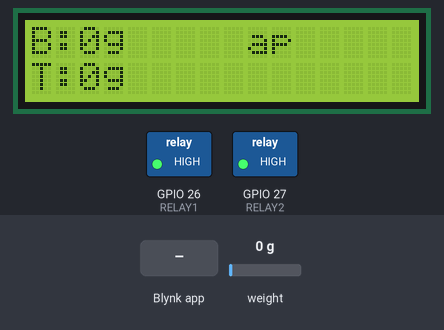
Bench run of a sketch on a simulated ESP32. Shown: 16×2 character LCD, switched loads named in the sketch (green lamp = pin HIGH). Inputs (shaded band) come from the test bench; at power-on: weight on the scale 0 g. WiFi joins after 1.5 s; servers stay silent unless stated; what the sketch prints to the serial monitor is not drawn.

Above: at 5.9 s.
6.0 s: Blynk app writes 1 to V7
At 8.2 s:
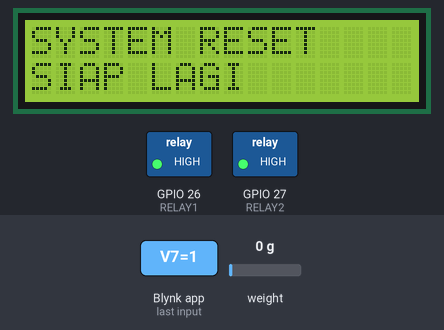
9.9 s: weight on the scale set to 100 g
At 11.4 s:
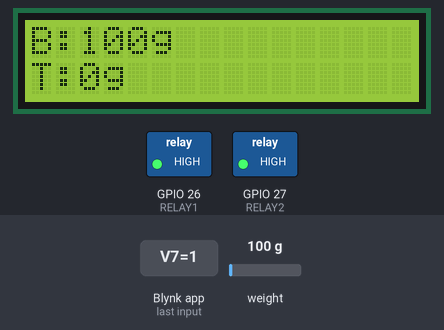
11.8 s: Blynk app writes 1 to V3
At 12.5 s:
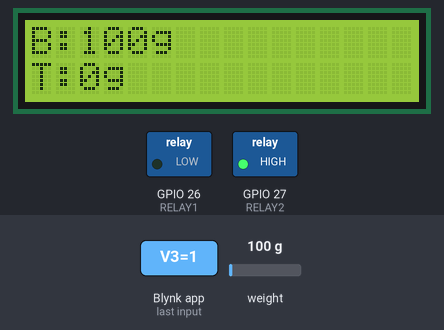
13.3 s: Blynk app writes 1 to V0
At 15.5 s:
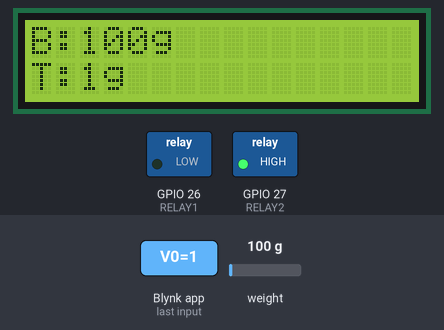
15.8 s: Blynk app writes 1 to V2
At 16.2 s:
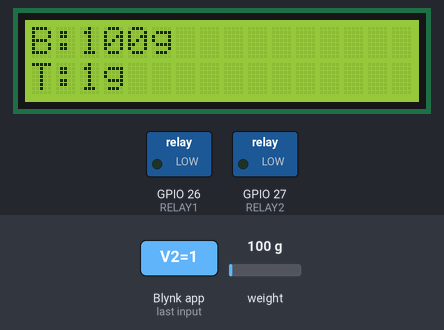
17.8 s: weight on the scale set to 1250 g
At 18.7 s:
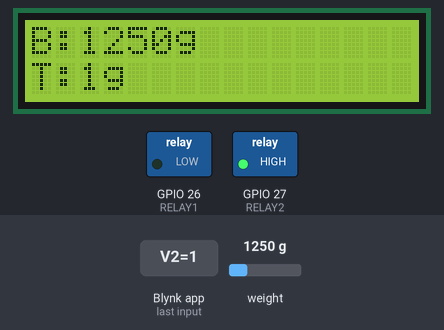
Timing chart, 0 to 20.8 s (numbered marks = the images above; inputs shaded):
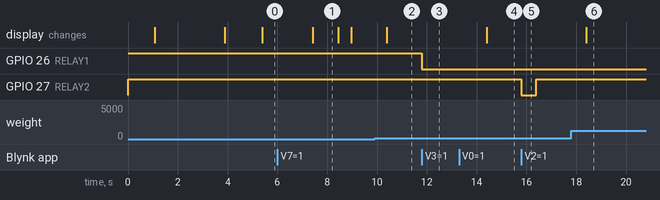

The sketch:

ESP32_Printer_Thermal_dan_Barcode_GM65.ino
```cpp
#include <WiFi.h>
#include <BlynkSimpleEsp32.h>
#include <HX711.h>
#include <Wire.h>
#include <LiquidCrystal_I2C.h>

// ======================================================
// BLYNK CONFIGURATION
// ======================================================
#define BLYNK_TEMPLATE_ID   "YOUR_TEMPLATE_ID"
#define BLYNK_TEMPLATE_NAME "YOUR_TEMPLATE_NAME"
#define BLYNK_AUTH_TOKEN    "YOUR_BLYNK_AUTH_TOKEN"

// ======================================================
// WIFI CONFIGURATION
// ======================================================
char ssid[] = "YOUR_WIFI_SSID";
char pass[] = "YOUR_WIFI_PASSWORD";

// ======================================================
// PIN CONFIGURATION
// ======================================================
#define DT_PIN    4
#define SCK_PIN   5

#define RELAY1    26      // Starter Motor
#define RELAY2    27      // Motor Pengisian

// ======================================================
// OBJECT
// ======================================================
HX711 scale;
LiquidCrystal_I2C lcd(0x27, 16, 2);
BlynkTimer timer;

// ======================================================
// GLOBAL VARIABLE
// ======================================================
float calibration_factor = 420.0;

float targetGram = 0;
float berat = 0;

bool mesinJalan = false;
bool prosesSelesai = false;
bool starterON = false;

// ======================================================
// MOTOR PENGISIAN
// ======================================================
void motorON()
{
    digitalWrite(RELAY2, LOW);
    Serial.println("Motor Pengisian ON");
}

void motorOFF()
{
    digitalWrite(RELAY2, HIGH);
    Serial.println("Motor Pengisian OFF");
}

// ======================================================
// STARTER MOTOR
// ======================================================
void starterONFunc()
{
    digitalWrite(RELAY1, LOW);
    starterON = true;

    Serial.println("Starter ON");
}

void starterOFFFunc()
{
    digitalWrite(RELAY1, HIGH);
    starterON = false;

    Serial.println("Starter OFF");
}

// ======================================================
// INPUT TARGET BERAT
// ======================================================
BLYNK_WRITE(V0)
{
    targetGram = param.asFloat();

    Serial.print("Target Gram : ");
    Serial.println(targetGram);
}

// ======================================================
// START / STOP MOTOR
// ======================================================
BLYNK_WRITE(V2)
{
    int val = param.asInt();

    Serial.print("V2 Start : ");
    Serial.println(val);

    if (val == 1 && targetGram > 0)
    {
        mesinJalan = true;
        prosesSelesai = false;

        motorON();
    }
    else
    {
        mesinJalan = false;
        motorOFF();
    }
}

// ======================================================
// STARTER MANUAL
// ======================================================
BLYNK_WRITE(V3)
{
    int val = param.asInt();

    if (val == 1)
    {
        starterONFunc();
    }
    else
    {
        starterOFFFunc();
    }
}

// ======================================================
// RESET SISTEM
// ======================================================
BLYNK_WRITE(V7)
{
    if (param.asInt() == 1)
    {
        Serial.println("RESET SISTEM");

        motorOFF();
        starterOFFFunc();

        targetGram = 0;
        berat = 0;
        mesinJalan = false;
        prosesSelesai = false;

        scale.tare();

        Blynk.virtualWrite(V0, 0);
        Blynk.virtualWrite(V1, 0);
        Blynk.virtualWrite(V2, 0);
        Blynk.virtualWrite(V3, 0);
        Blynk.virtualWrite(V4, 0);
        Blynk.virtualWrite(V5, 0);
        Blynk.virtualWrite(V6, 0);

        lcd.clear();
        lcd.setCursor(0, 0);
        lcd.print("SYSTEM RESET");

        lcd.setCursor(0, 1);
        lcd.print("SIAP LAGI");

        delay(1000);

        lcd.clear();
        lcd.setCursor(0, 0);
        lcd.print("Sistem Siap");

        Blynk.virtualWrite(V7, 0);

        Serial.println("Reset Selesai");
    }
}

// ======================================================
// KIRIM DATA KE BLYNK
// ======================================================
void kirimData()
{
    // Membaca Loadcell
    if (scale.is_ready())
    {
        berat = scale.get_units(5);

        if (berat < 0)
        {
            berat = 0;
        }
    }

    Serial.print("Berat : ");
    Serial.print(berat);
    Serial.println(" gram");

    Blynk.virtualWrite(V1, berat);

    // Hitung Progress
    float progress = 0;

    if (targetGram > 0)
    {
        progress = (berat / targetGram) * 100.0;

        if (progress > 100)
        {
            progress = 100;
        }
    }

    Blynk.virtualWrite(V4, progress);
    Blynk.virtualWrite(V5, mesinJalan);
    Blynk.virtualWrite(V6, starterON);

    // Update LCD
    lcd.setCursor(0, 0);
    lcd.print("B:");
    lcd.print((int)berat);
    lcd.print("g     ");

    lcd.setCursor(0, 1);
    lcd.print("T:");
    lcd.print((int)targetGram);
    lcd.print("g     ");

    // ==========================================
    // AUTO STOP
    // ==========================================
    if (mesinJalan && targetGram > 0 && berat >= targetGram)
    {
        mesinJalan = false;
        prosesSelesai = true;

        motorOFF();

        Blynk.virtualWrite(V2, 0);

        Serial.println("TARGET TERCAPAI");
    }

    // ==========================================
    // AUTO RESET SAAT WADAH KOSONG
    // ==========================================
    if (prosesSelesai && berat < 5)
    {
        scale.tare();
        prosesSelesai = false;

        Serial.println("Siap untuk pengisian berikutnya");
    }
}

// ======================================================
// SETUP
// ======================================================
void setup()
{
    Serial.begin(115200);

    pinMode(RELAY1, OUTPUT);
    pinMode(RELAY2, OUTPUT);

    digitalWrite(RELAY1, HIGH);
    digitalWrite(RELAY2, HIGH);

    delay(1000);

    starterOFFFunc();
    motorOFF();

    // LCD
    lcd.init();
    lcd.backlight();

    lcd.setCursor(0, 0);
    lcd.print("Init Sistem");

    // Loadcell
    scale.begin(DT_PIN, SCK_PIN);
    scale.set_scale(calibration_factor);
    scale.tare();

    // WiFi
    WiFi.begin(ssid, pass);

    while (WiFi.status() != WL_CONNECTED)
    {
        delay(500);
        Serial.print(".");
    }

    Serial.println();
    Serial.println("WiFi Connected");

    // Blynk
    Blynk.config(BLYNK_AUTH_TOKEN);
    Blynk.connect();

    // Timer
    timer.setInterval(1000L, kirimData);

    lcd.clear();
    lcd.setCursor(0, 0);
    lcd.print("Sistem Siap");
}

// ======================================================
// LOOP
// ======================================================
void loop()
{
    if (!Blynk.connected())
    {
        Blynk.connect();
    }

    Blynk.run();
    timer.run();
}
```

Measured:
- after the input at 6.0 s, the display: changes after 1.4 s (image 1)
- after the input at 9.9 s, the display: changes after 0.50 s (image 2)
- after the input at 11.8 s, GPIO 26 (RELAY1): HIGH → LOW at once
- after the input at 13.3 s, the display: changes after 1.1 s (image 4)
- after the input at 15.8 s, GPIO 27 (RELAY2): HIGH → LOW at once, → HIGH 0.60 s later
- after the input at 17.8 s, the display: changes after 0.60 s (image 6)
- what the display in image 1 shows lasts 1.0 s, from 7.4 s to 8.4 s
